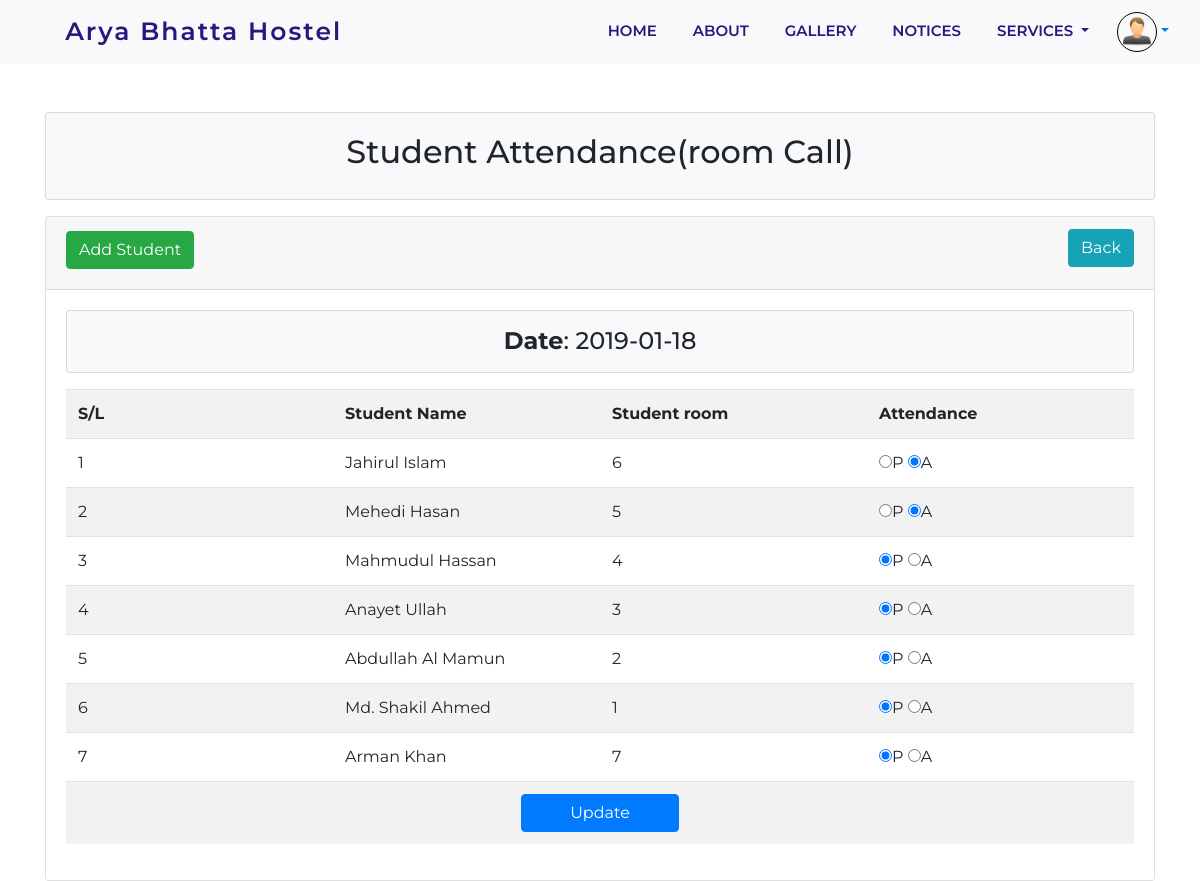
Page /Hostel@attendence/student_view.php?dt=2019-01-18 (signed in) on the committed database.
### tables this page shows
CREATE TABLE IF NOT EXISTS `tbl_student` (
  `id` int(11) NOT NULL AUTO_INCREMENT,
  `name` varchar(255) NOT NULL,
  `room` int(11) NOT NULL,
  PRIMARY KEY (`id`)
);

CREATE TABLE IF NOT EXISTS `tbl_attendance` (
  `id` int(11) NOT NULL AUTO_INCREMENT,
  `room` int(11) NOT NULL,
  `attend` varchar(255) NOT NULL,
  `att_time` date NOT NULL,
  PRIMARY KEY (`id`)
);

### Hostel@attendence/lib/Database.php (called while the page is built, shortened)
<?php
Class Database{
 public $host   = DB_HOST;
 public $user   = DB_USER;
 public $pass   = DB_PASS;
 public $dbname = DB_NAME;
 public $link;
private function connectDB(){
   $this->link = new mysqli($this->host, $this->user, $this->pass,
      $this->dbname);
   }
  public function select($query){
    $result = $this->link->query($query) or
       die($this->link->error.__LINE__);
      if($result->num_rows > 0){
        return $result;
      } else {
        return false;
      }
   }
}

### Hostel@attendence/classes/Student.php (called while the page is built, shortened)
<?php
	$filepath = realpath(dirname(__FILE__));
	include_once ($filepath.'/../lib/Database.php');
	include_once ($filepath.'/../helpers/Format.php');
?>
<?php
class Student{
	private $db;
	private $fm;
	public function __construct(){
		$this->db = new Database();
		$this->fm = new Format();
	}
	public function getAllData($dt){
		$date = $this->fm->validation($dt);
		$date = mysqli_real_escape_string($this->db->link, $date);
		$query = "SELECT tbl_student.name, tbl_attendance.*
				FROM tbl_student
				INNER JOIN tbl_attendance
				ON tbl_student.room = tbl_attendance.room
				WHERE att_time = '$date'";
		$result = $this->db->select($query);
		return $result;
	}
}

### Hostel@attendence/helpers/Format.php (called while the page is built)
<?php
class Format{
   public function validation($data){
      $data = trim($data);
      $data = stripcslashes($data);
      $data = htmlspecialchars($data);
      return $data;
   }
}
?>

### Hostel@attendence/student_view.php (the view, shortened to what this page needs)
<?php
	include "inc/header.php";
	include "classes/Student.php";
	$stu = new Student();
?>
<?php
	$dt = $_GET['dt'];
?>
	<div class="container">
		<div class="card">
			<div class="card-header">
				<h2>
					<a class="btn btn-success" href="add.php">Add Student</a>
					<a class="btn btn-info float-right" href="date_view.php">Back</a>
				</h2>
			</div>
			<div class="card-body">
				<div class="card bg-light text-center mb-3">
					<h4 class="m-0 py-3"><strong>Date</strong>: <?php echo $dt; ?></h4>
				</div>
				<form action="" method="post">
					<table class="table table-striped">
						<tr>
							<th width="25%">S/L</th>
							<th width="25%">Student Name</th>
							<th width="25%">Student room</th>
							<th width="25%">Attendance</th>
						</tr>
<?php
	$getstudent = $stu->getAllData($dt);
	if ($getstudent) {
		$i = 0;
		while ($value = $getstudent->fetch_assoc()) {
			$i++;
?>
<tr>
	<td><?php echo $i; ?></td>
	<td><?php echo $value['name']; ?></td>
	<td><?php echo $value['room']; ?></td>
	<td>
		<input type="radio" name="attend[<?php echo $value['room']; ?>]" value="present" <?php if($value['attend'] == "present") {echo "checked";} ?>>P
		<input type="radio" name="attend[<?php echo $value['room']; ?>]" value="absent" <?php if($value['attend'] == "absent") {echo "checked";} ?>>A
	</td>
</tr>
<?php } } ?>
						<tr>
							<td colspan="4" class="text-center">
								<input type="submit" name="submit" class="btn btn-primary px-5" value="Update">
							</td>
						</tr>
					</table>
				</form>
			</div>
		</div>
	</div>

### Styles/style.css (style rules this page uses)
* { padding: 0; margin: 0; }
html { scroll-behavior: smooth; }
:root { --blue: #27187e; --navy: #778efd; --grey: #aeb8fe; --white: #f1f2f6; --orange: #ff8600; }
body { font-family: "montserrat", sans-serif; box-sizing: border-box; }

### rows in the picture
tbl_student: name "Jahirul Islam", tbl_attendance.room "6"
tbl_attendance: attend "☑"
tbl_student: name "Mehedi Hasan", tbl_attendance.room "5"
tbl_attendance: attend "☑"
tbl_student: name "Mahmudul Hassan", tbl_attendance.room "4"
tbl_attendance: attend "☑"
tbl_student: name "Anayet Ullah", tbl_attendance.room "3"
tbl_attendance: attend "☑"
tbl_student: name "Abdullah Al Mamun", tbl_attendance.room "2"
tbl_attendance: attend "☑"
tbl_student: name "Md. Shakil Ahmed", tbl_attendance.room "1"
tbl_attendance: attend "☑"
tbl_student: name "Arman Khan", tbl_attendance.room "7"
tbl_attendance: attend "☑"

### other values in the picture
$dt "2019-01-18"
